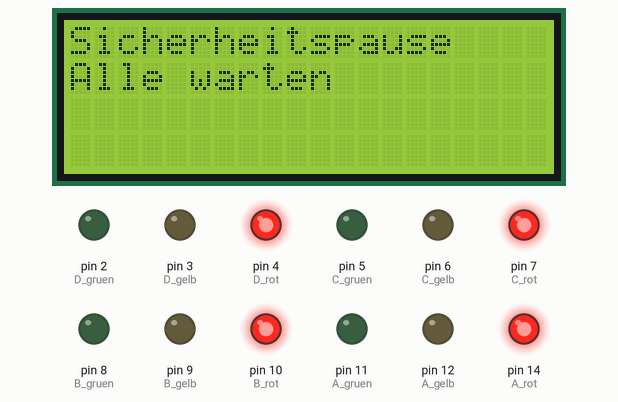
Recording of a sketch running on a simulated Arduino Uno, built with avr-gcc and run on an emulated ATmega328P. On the bench: 20×4 character LCD, output pins drawn as LEDs (lit = HIGH).

Above: at 0.1 s.
At 2.2 s:
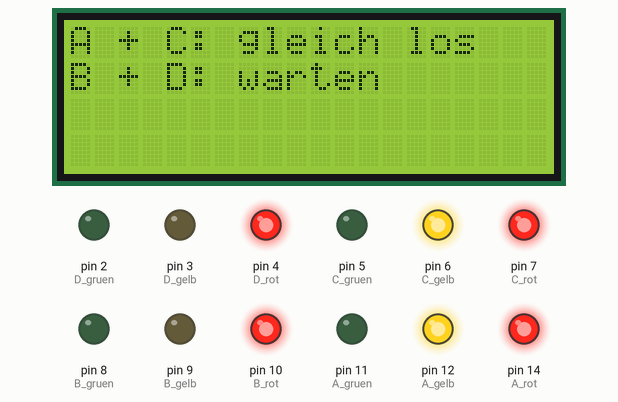
At 8.2 s:
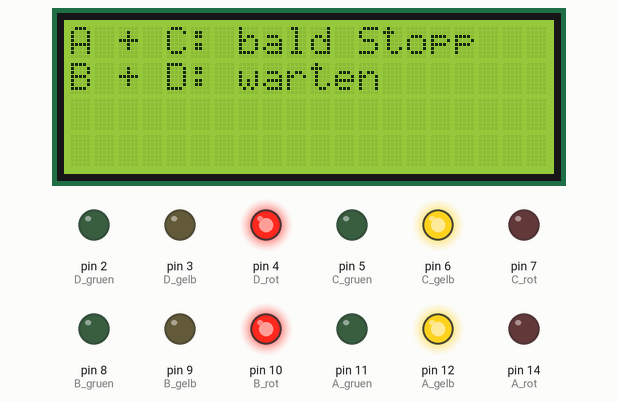
At 12.3 s:
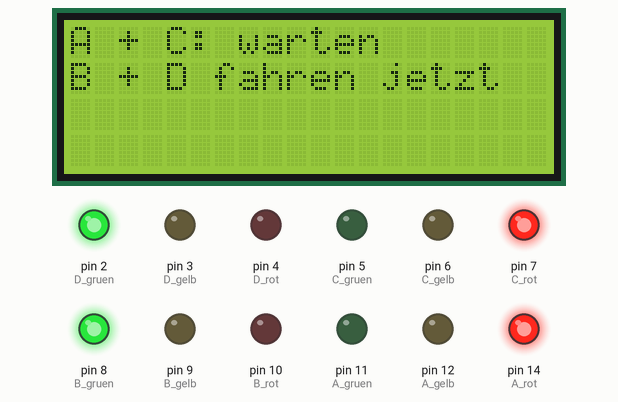
At 17.4 s:
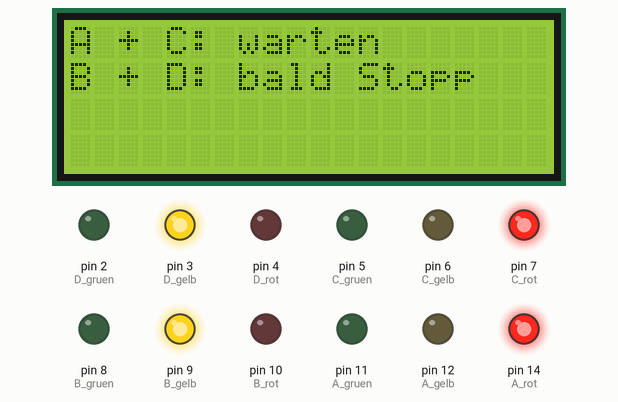
At 21.5 s:
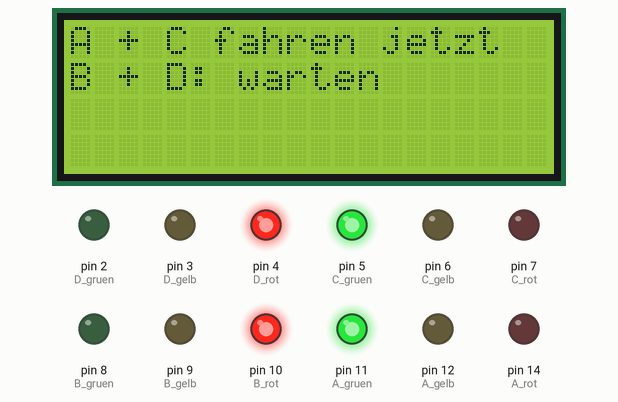
Timing chart, 0 to 40.0 s (numbered marks = the images above):
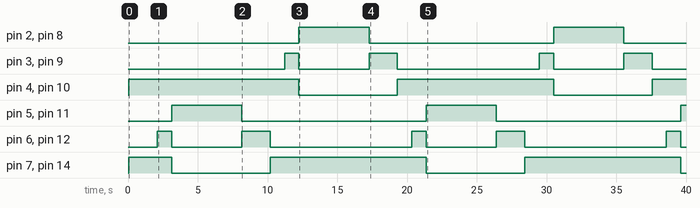

Measured:
- by itself, pin 2 (D_gruen), pin 5 (C_gruen), pin 8 (B_gruen), pin 11 (A_gruen): alternates HIGH for 5.0 s and LOW for 13.2 s
- by itself, pin 4 (D_rot), pin 7 (C_rot), pin 10 (B_rot), pin 14 (A_rot): alternates HIGH for 11.2 s and LOW for 7.1 s
- by itself, pin 6 (C_gelb), pin 12 (A_gelb): repeats every 18.3 s: LOW 5.0 s, HIGH 2.0 s, LOW 10.2 s, HIGH 1.0 s
- by itself, pin 3 (D_gelb), pin 9 (B_gelb): LOW → HIGH at 11.2 s, → LOW 1.0 s later, → HIGH 5.0 s later, → LOW 2.0 s later, … (8 changes in this stretch)
- what the display in image 1 shows lasts 1.1 s, from 2.1 s to 3.2 s
- what the display in image 2 shows lasts 2.0 s, from 8.2 s to 10.2 s
- what the display in image 3 shows lasts 5.0 s, from 12.3 s to 17.3 s

The sketch:

DieGanzeKreuzungMitDisplay.ino
```cpp
// =====================================================================
// Die ganze Kreuzung mit Display
// Das Display zeigt, welche Fahrtrichtung fahren darf.
// =====================================================================

#include <LiquidCrystal_I2C.h>

LiquidCrystal_I2C lcd(0x27, 20, 4);

int A_rot = 14;  int A_gelb = 12;  int A_gruen = 11;
int B_rot = 10;  int B_gelb =  9;  int B_gruen =  8;
int C_rot =  7;  int C_gelb =  6;  int C_gruen =  5;
int D_rot =  4;  int D_gelb =  3;  int D_gruen =  2;

int DauerGruen    = 5000;  int DauerGelb     = 2000;
int DauerRotGelb  = 1000;  int DauerBeideRot = 1000;

void ampelnAC_rot() {
  digitalWrite(A_rot,   HIGH);
  digitalWrite(A_gelb,  LOW);
  digitalWrite(A_gruen, LOW);
  digitalWrite(C_rot,   HIGH);
  digitalWrite(C_gelb,  LOW);
  digitalWrite(C_gruen, LOW);
}

void ampelnAC_rotGelb() {
  digitalWrite(A_rot,   HIGH);
  digitalWrite(A_gelb,  HIGH);
  digitalWrite(A_gruen, LOW);
  digitalWrite(C_rot,   HIGH);
  digitalWrite(C_gelb,  HIGH);
  digitalWrite(C_gruen, LOW);

  lcd.clear();
  lcd.setCursor(0, 0);
  lcd.print("A + C: gleich los");
  lcd.setCursor(0, 1);
  lcd.print("B + D: warten");
}

void ampelnAC_gruen() {
  digitalWrite(A_rot,   LOW);
  digitalWrite(A_gelb,  LOW);
  digitalWrite(A_gruen, HIGH);
  digitalWrite(C_rot,   LOW);
  digitalWrite(C_gelb,  LOW);
  digitalWrite(C_gruen, HIGH);

  lcd.clear();
  lcd.setCursor(0, 0);
  lcd.print("A + C fahren jetzt");
  lcd.setCursor(0, 1);
  lcd.print("B + D: warten");
}

void ampelnAC_gelb() {
  digitalWrite(A_rot,   LOW);
  digitalWrite(A_gelb,  HIGH);
  digitalWrite(A_gruen, LOW);
  digitalWrite(C_rot,   LOW);
  digitalWrite(C_gelb,  HIGH);
  digitalWrite(C_gruen, LOW);

  lcd.clear();
  lcd.setCursor(0, 0);
  lcd.print("A + C: bald Stopp");
  lcd.setCursor(0, 1);
  lcd.print("B + D: warten");
}

void ampelnBD_rot() {
  digitalWrite(B_rot,   HIGH);
  digitalWrite(B_gelb,  LOW);
  digitalWrite(B_gruen, LOW);
  digitalWrite(D_rot,   HIGH);
  digitalWrite(D_gelb,  LOW);
  digitalWrite(D_gruen, LOW);
}

void ampelnBD_rotGelb() {
  digitalWrite(B_rot,   HIGH);
  digitalWrite(B_gelb,  HIGH);
  digitalWrite(B_gruen, LOW);
  digitalWrite(D_rot,   HIGH);
  digitalWrite(D_gelb,  HIGH);
  digitalWrite(D_gruen, LOW);

  lcd.clear();
  lcd.setCursor(0, 0);
  lcd.print("A + C: warten");
  lcd.setCursor(0, 1);
  lcd.print("B + D: gleich los");
}

void ampelnBD_gruen() {
  digitalWrite(B_rot,   LOW);
  digitalWrite(B_gelb,  LOW);
  digitalWrite(B_gruen, HIGH);
  digitalWrite(D_rot,   LOW);
  digitalWrite(D_gelb,  LOW);
  digitalWrite(D_gruen, HIGH);

  lcd.clear();
  lcd.setCursor(0, 0);
  lcd.print("A + C: warten");
  lcd.setCursor(0, 1);
  lcd.print("B + D fahren jetzt");
}

void ampelnBD_gelb() {
  digitalWrite(B_rot,   LOW);
  digitalWrite(B_gelb,  HIGH);
  digitalWrite(B_gruen, LOW);
  digitalWrite(D_rot,   LOW);
  digitalWrite(D_gelb,  HIGH);
  digitalWrite(D_gruen, LOW);

  lcd.clear();
  lcd.setCursor(0, 0);
  lcd.print("A + C: warten");
  lcd.setCursor(0, 1);
  lcd.print("B + D: bald Stopp");
}

void alleAmpelnRot() {
  digitalWrite(A_rot,   HIGH);
  digitalWrite(A_gelb,  LOW);
  digitalWrite(A_gruen, LOW);
  digitalWrite(B_rot,   HIGH);
  digitalWrite(B_gelb,  LOW);
  digitalWrite(B_gruen, LOW);
  digitalWrite(C_rot,   HIGH);
  digitalWrite(C_gelb,  LOW);
  digitalWrite(C_gruen, LOW);
  digitalWrite(D_rot,   HIGH);
  digitalWrite(D_gelb,  LOW);
  digitalWrite(D_gruen, LOW);

  lcd.clear();
  lcd.setCursor(0, 0);
  lcd.print("Sicherheitspause");
  lcd.setCursor(0, 1);
  lcd.print("Alle warten");
}

void setup() {
  pinMode(A_rot, OUTPUT);    pinMode(A_gelb, OUTPUT);
  pinMode(A_gruen, OUTPUT);
  pinMode(B_rot, OUTPUT);    pinMode(B_gelb, OUTPUT);
  pinMode(B_gruen, OUTPUT);
  pinMode(C_rot, OUTPUT);    pinMode(C_gelb, OUTPUT);
  pinMode(C_gruen, OUTPUT);
  pinMode(D_rot, OUTPUT);    pinMode(D_gelb, OUTPUT);
  pinMode(D_gruen, OUTPUT);

  lcd.init();
  lcd.backlight();

  // Sicherer Start: Alle Ampeln stehen auf Rot.
  alleAmpelnRot();
  delay(2000);
}

void loop() {
  // A und C dürfen fahren, während B und D auf Rot bleiben.
  ampelnAC_rotGelb();
  delay(DauerRotGelb);

  ampelnAC_gruen();
  delay(DauerGruen);

  ampelnAC_gelb();
  delay(DauerGelb);

  alleAmpelnRot();
  delay(DauerBeideRot);

  // B und D dürfen fahren, während A und C auf Rot bleiben.
  ampelnBD_rotGelb();
  delay(DauerRotGelb);

  ampelnBD_gruen();
  delay(DauerGruen);

  ampelnBD_gelb();
  delay(DauerGelb);

  alleAmpelnRot();
  delay(DauerBeideRot);
}
```
